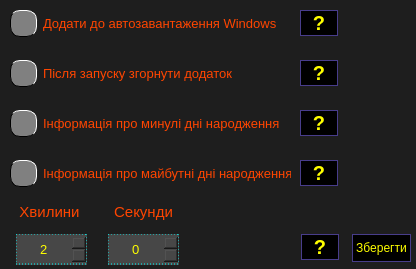
<?xml version="1.0" encoding="UTF-8"?>
<ui version="4.0">
 <class>MainWindow</class>
 <widget class="QMainWindow" name="MainWindow">
  <property name="geometry">
   <rect>
    <x>0</x>
    <y>0</y>
    <width>416</width>
    <height>269</height>
   </rect>
  </property>
  <property name="font">
   <font>
    <pointsize>8</pointsize>
   </font>
  </property>
  <property name="windowTitle">
   <string>Setting</string>
  </property>
  <property name="windowIcon">
   <iconset>
    <normaloff>../Icons/settings.ico</normaloff>../Icons/settings.ico</iconset>
  </property>
  <property name="styleSheet">
   <string notr="true">QWidget{
	background-color: #1E1E1E;
}
QPushButton{
	background-color: black;
	color: yellow;
	border: 1px solid #483D8B;
}
QPushButton:hover{
	border: 2px dashed #00FA9A;
	color: #00FA9A;
}
QPushButton:pressed{
	background-color: #2F4F4F;
	color: #FF0000;
	border: 1px dashed #000080;
}
QPushButton:disabled{
	background-color: black;
	color: #800000;
	border: none;
}

QCheckBox{
	color:#FF4500;
}
QCheckBox:hover{
	color: #00FF00;
	border: 1px dashed #00FF00;
}

QCheckBox::indicator {
    width: 25px;
    height: 25px;
    background-color: gray;
    border-radius: 10px;
    border-style: solid;
    border-width: 1px;
    border-color: white white black black;
}
QCheckBox::indicator:checked {
    background-color: qradialgradient(spread:pad, 
                            cx:0.5,
                            cy:0.5,
                            radius:0.9,
                            fx:0.5,
                            fy:0.5,
                            stop:0 rgba(0, 255, 0, 255), 
                            stop:1 rgba(0, 64, 0, 255));
}
QCheckBox:checked, QCheckBox::indicator:checked {
 	border-color: black black white white;
}

QSpinBox {
  	background: #474747;
  	color: yellow;
  	border: 1px dashed #00FFFF;
}

QLabel{
	color:#FF4500;
}</string>
  </property>
  <widget class="QWidget" name="centralwidget">
   <widget class="QPushButton" name="pushButton_exit">
    <property name="geometry">
     <rect>
      <x>352</x>
      <y>234</y>
      <width>59</width>
      <height>28</height>
     </rect>
    </property>
    <property name="text">
     <string>Зберегти</string>
    </property>
   </widget>
   <widget class="QCheckBox" name="checkBox_collapse_window">
    <property name="geometry">
     <rect>
      <x>10</x>
      <y>60</y>
      <width>229</width>
      <height>27</height>
     </rect>
    </property>
    <property name="font">
     <font>
      <pointsize>10</pointsize>
     </font>
    </property>
    <property name="text">
     <string>Після запуску згорнути додаток</string>
    </property>
    <property name="checkable">
     <bool>true</bool>
    </property>
    <property name="checked">
     <bool>false</bool>
    </property>
    <property name="tristate">
     <bool>false</bool>
    </property>
   </widget>
   <widget class="QPushButton" name="pushButton_FAQ_autorun">
    <property name="geometry">
     <rect>
      <x>300</x>
      <y>10</y>
      <width>38</width>
      <height>26</height>
     </rect>
    </property>
    <property name="font">
     <font>
      <pointsize>15</pointsize>
      <weight>75</weight>
      <bold>true</bold>
     </font>
    </property>
    <property name="styleSheet">
     <string notr="true"/>
    </property>
    <property name="text">
     <string>?</string>
    </property>
   </widget>
   <widget class="QPushButton" name="pushButton_FAQ_collapse_window">
    <property name="geometry">
     <rect>
      <x>300</x>
      <y>60</y>
      <width>38</width>
      <height>26</height>
     </rect>
    </property>
    <property name="font">
     <font>
      <pointsize>15</pointsize>
      <weight>75</weight>
      <bold>true</bold>
     </font>
    </property>
    <property name="styleSheet">
     <string notr="true"/>
    </property>
    <property name="text">
     <string>?</string>
    </property>
   </widget>
   <widget class="QCheckBox" name="checkBox_autorun">
    <property name="geometry">
     <rect>
      <x>10</x>
      <y>10</y>
      <width>275</width>
      <height>27</height>
     </rect>
    </property>
    <property name="font">
     <font>
      <pointsize>10</pointsize>
     </font>
    </property>
    <property name="text">
     <string>Додати до автозавантаження Windows</string>
    </property>
    <property name="checkable">
     <bool>true</bool>
    </property>
    <property name="checked">
     <bool>false</bool>
    </property>
    <property name="tristate">
     <bool>false</bool>
    </property>
   </widget>
   <widget class="QPushButton" name="pushButton_FAQ_list_birth_future">
    <property name="geometry">
     <rect>
      <x>300</x>
      <y>160</y>
      <width>38</width>
      <height>26</height>
     </rect>
    </property>
    <property name="font">
     <font>
      <pointsize>15</pointsize>
      <weight>75</weight>
      <bold>true</bold>
     </font>
    </property>
    <property name="styleSheet">
     <string notr="true"/>
    </property>
    <property name="text">
     <string>?</string>
    </property>
   </widget>
   <widget class="QPushButton" name="pushButton_FAQ_list_birth_last">
    <property name="geometry">
     <rect>
      <x>300</x>
      <y>110</y>
      <width>38</width>
      <height>26</height>
     </rect>
    </property>
    <property name="font">
     <font>
      <pointsize>15</pointsize>
      <weight>75</weight>
      <bold>true</bold>
     </font>
    </property>
    <property name="styleSheet">
     <string notr="true"/>
    </property>
    <property name="text">
     <string>?</string>
    </property>
   </widget>
   <widget class="QCheckBox" name="checkBox_list_birth_future">
    <property name="geometry">
     <rect>
      <x>10</x>
      <y>160</y>
      <width>281</width>
      <height>27</height>
     </rect>
    </property>
    <property name="font">
     <font>
      <pointsize>10</pointsize>
     </font>
    </property>
    <property name="text">
     <string>Інформація про майбутні дні народження</string>
    </property>
    <property name="checkable">
     <bool>true</bool>
    </property>
    <property name="checked">
     <bool>false</bool>
    </property>
    <property name="tristate">
     <bool>false</bool>
    </property>
   </widget>
   <widget class="QCheckBox" name="checkBox_list_birth_last">
    <property name="geometry">
     <rect>
      <x>10</x>
      <y>110</y>
      <width>275</width>
      <height>27</height>
     </rect>
    </property>
    <property name="font">
     <font>
      <pointsize>10</pointsize>
     </font>
    </property>
    <property name="text">
     <string>Інформація про минулі дні народження</string>
    </property>
    <property name="checkable">
     <bool>true</bool>
    </property>
    <property name="checked">
     <bool>false</bool>
    </property>
    <property name="tristate">
     <bool>false</bool>
    </property>
   </widget>
   <widget class="QSpinBox" name="spinBox_minutes">
    <property name="geometry">
     <rect>
      <x>16</x>
      <y>234</y>
      <width>71</width>
      <height>31</height>
     </rect>
    </property>
    <property name="font">
     <font>
      <pointsize>10</pointsize>
     </font>
    </property>
    <property name="alignment">
     <set>Qt::AlignCenter</set>
    </property>
    <property name="maximum">
     <number>100000</number>
    </property>
    <property name="value">
     <number>2</number>
    </property>
   </widget>
   <widget class="QSpinBox" name="spinBox_seconds">
    <property name="geometry">
     <rect>
      <x>108</x>
      <y>234</y>
      <width>71</width>
      <height>31</height>
     </rect>
    </property>
    <property name="font">
     <font>
      <pointsize>10</pointsize>
     </font>
    </property>
    <property name="alignment">
     <set>Qt::AlignCenter</set>
    </property>
    <property name="maximum">
     <number>59</number>
    </property>
   </widget>
   <widget class="QLabel" name="label_min">
    <property name="geometry">
     <rect>
      <x>16</x>
      <y>201</y>
      <width>67</width>
      <height>21</height>
     </rect>
    </property>
    <property name="font">
     <font>
      <pointsize>11</pointsize>
     </font>
    </property>
    <property name="text">
     <string>Хвилини</string>
    </property>
    <property name="alignment">
     <set>Qt::AlignCenter</set>
    </property>
   </widget>
   <widget class="QLabel" name="label_sec">
    <property name="geometry">
     <rect>
      <x>110</x>
      <y>201</y>
      <width>67</width>
      <height>21</height>
     </rect>
    </property>
    <property name="font">
     <font>
      <pointsize>11</pointsize>
     </font>
    </property>
    <property name="text">
     <string>Секунди</string>
    </property>
    <property name="alignment">
     <set>Qt::AlignCenter</set>
    </property>
   </widget>
   <widget class="QPushButton" name="pushButton_FAQ_timer">
    <property name="geometry">
     <rect>
      <x>301</x>
      <y>234</y>
      <width>38</width>
      <height>26</height>
     </rect>
    </property>
    <property name="font">
     <font>
      <pointsize>15</pointsize>
      <weight>75</weight>
      <bold>true</bold>
     </font>
    </property>
    <property name="styleSheet">
     <string notr="true"/>
    </property>
    <property name="text">
     <string>?</string>
    </property>
   </widget>
  </widget>
 </widget>
 <resources/>
 <connections/>
</ui>
